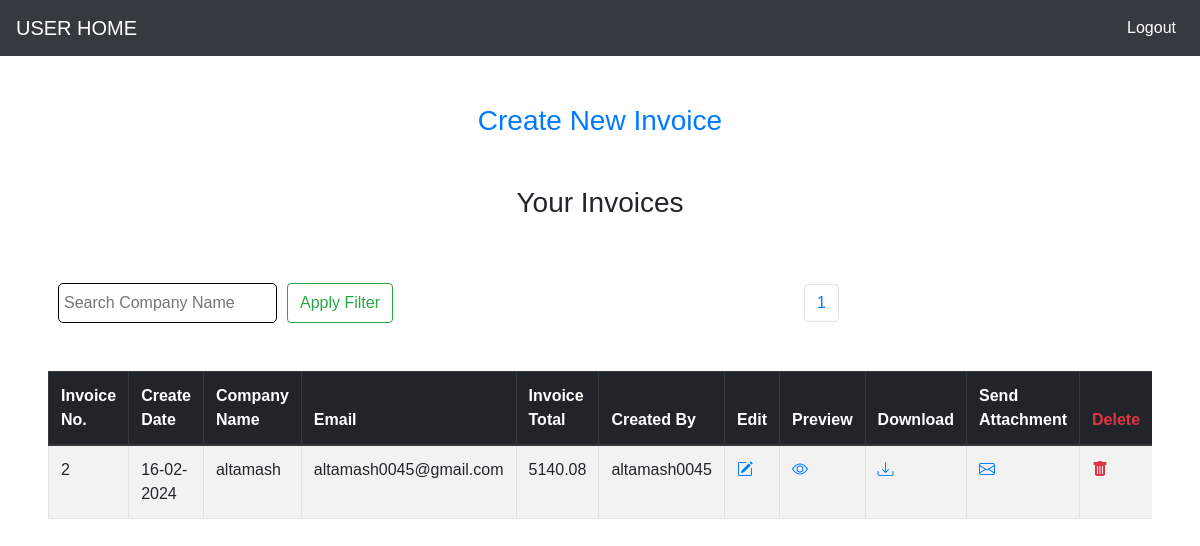
The app's page / (signed in) with its own data.
### loginreg/models.py (models this page shows, shortened)
class Invoice(models.Model):
    customer_name = models.CharField(max_length=200)
    address_line1 = models.CharField(max_length=200, null=True)
    address_line2 = models.CharField(max_length=200, null=True)
    city = models.CharField(max_length=100, null=True)
    state = models.CharField(max_length=100, null=True)
    zip_code = models.CharField(max_length=10, null=True)
    country = CountryField(default='IN')
    gst = models.DecimalField(max_digits=5, decimal_places=2, default=18.00)
    amount_paid = models.DecimalField(max_digits=20, decimal_places=2)
    amount_due = models.DecimalField(max_digits=20, decimal_places=2, editable=False, null=True)
    created_at = models.DateTimeField(auto_now_add=True)
    updated_at = models.DateTimeField(auto_now=True)
    created_by = models.ForeignKey(User, on_delete=models.SET_NULL, null=True, blank=True)
    subtotal = models.DecimalField(max_digits=20, decimal_places=2, editable=False, null=True)
    gst_rate = models.DecimalField(max_digits=20, decimal_places=2, editable=False, null=True)
    all_total = models.DecimalField(max_digits=20, decimal_places=2, editable=False, null=True)
    note = models.TextField(null=True, blank=True)
    history = HistoricalRecords(user_model=User)
    email = models.CharField(max_length=100, null=True)
    gst_no = models.CharField(max_length=50, null=True)
    hsn_no = models.CharField(max_length=50, null=True)

class User(models.Model):
    name = models.CharField(max_length=100)
    email = models.CharField(max_length=100)
    password = models.CharField(max_length=100)
    status = models.IntegerField(default=1)

### loginreg/views.py (the view, shortened to what this page needs)
# urls.py: path('', views.home, name='home'),
def home(request):
    if request.session.has_key('admin'):
        return redirect(admin)
    if request.session.has_key('login'):
        user = request.session['user']
        user_det = User.objects.get(name=user)
        invoices = Invoice.objects.filter(created_by=user_det)
        invoice_filter = InvoiceUserFilter(request.GET, queryset=invoices)
        paginator = Paginator(invoice_filter.qs, 8)
        page_number = request.GET.get('page')
        InvoiceDataFinal = paginator.get_page(page_number)
        totalpage = InvoiceDataFinal.paginator.num_pages
        context = {
            'user': user,
            'email': user_det.email,
            'id': user_det.id,
            'status': user_det.status,
            'invoices': InvoiceDataFinal,
            'filter': invoice_filter,
            'lastpage':totalpage,
            'totalPageList':[n+1 for n in range(totalpage)],
        }
        return render(request, 'loginreg/home.html', context)

### loginreg/templates/loginreg/home.html (shortened to what this page needs)
{% load static %}
<!DOCTYPE html>
<html lang="en">
<head>
    <link rel="stylesheet" href="https://maxcdn.bootstrapcdn.com/bootstrap/4.0.0/css/bootstrap.min.css">
    <link rel="stylesheet" href="https://cdn.jsdelivr.net/npm/bootstrap-icons@1.11.3/font/bootstrap-icons.min.css">
</head>
<body>
    <nav class="navbar navbar-expand-lg navbar-dark bg-dark">
        <a class="navbar-brand" href="/">USER HOME</a>
        <div class="collapse navbar-collapse" id="navbarNav">
          <ul class="navbar-nav ml-auto">
            <li class="nav-item active">
              <a class="nav-link" href="/logout">Logout <span class="sr-only">(current)</span></a>
            </li>
          </ul>
        </div>
    </nav>
    <div class="main container-fluid px-md-5 px-1">
        {% if status %}
            <div class="msg-container container my-5">
                <div class="container msg-container text-center my-3">
                    <h3 class="text-center" style="{% if status %}color: green;{% else %}color: red;{% endif %}">
                        <a href="create_invoice">Create New Invoice</a>
                    </h3>
                </div>
            </div>
            <h3 class="text-center my-3">Your Invoices</h3>
            <div class="row justify-content-between align-items-center">
                <form method="get" action="{% url 'home' %}" id="serch-invoice" class="d-flex justify-content-start my-5 col-md-7" autocomplete="off">
                    {{filter.form}}
                    <button class="btn btn-outline-success my-2 my-sm-0" type="submit">Apply Filter</button>
                </form>
                <nav class="col-md-4 my-5" aria-label="...">
                    <ul class="pagination m-0">
                        {% for n in totalPageList %}
                            <li class="page-item"><a class="page-link" href="?page={{n}}">{{n}}</a></li>
                        {% endfor %}
                    </ul>
                </nav>
            </div>
            <div class="table-responsive">
                <table class="table table-striped table-bordered table-hover mb-5">
                    <thead class="thead-dark">
                        <tr>
                            <th>Invoice No.</th>
                            <th>Create Date</th>
                            <th>Company Name</th>
                            <th>Email</th>
                            <th>Invoice Total</th>
                            <th>Created By</th>
                            <th>Edit</th>
                            <th>Preview</th>
                            <th>Download</th>
                            <th>Send Attachment</th>
                            <th class="text-danger">Delete</th>
                        </tr>
                    </thead>
                    <tbody>
                        {% for invoice in invoices %}
                            <tr>
                                <td>{{ invoice.id }}</td>
                                <td>{{ invoice.created_at|date:"d-m-Y" }}</td>
                                <td>{{ invoice.customer_name }}</td>
                                <td>{{ invoice.email }}</td>
                                <td>{{ invoice.all_total }}</td>
                                <td>{{ invoice.created_by.name }}</td>
                                <td><a href="{% url 'update_invoice' invoice.id %}" class="text-decoration-none"><i class="bi bi-pencil-square text-primary"></i></a></td>
                                <td><a href="{% url 'pdf_view' invoice.id %}?preview=true" class="text-decoration-none" target=_blank><i class="bi bi-eye text-primary"></i></a></td>
                                <td><a href="{% url 'pdf_view' invoice.id %}?download=true" class="text-decoration-none"><i class="bi bi-download text-primary"></i></a></td>
                                <td><a href="{% url 'send_email' invoice.id %}?send_email=true" class="text-decoration-none"><i class="bi bi-envelope text-primary"></i></a></td>
                                <td><a href="{% url 'delete_invoice' invoice.id %}" class="text-decoration-none text-danger"><i class="bi bi-trash-fill"></i></a></td>
                            </tr>
                        {% endfor %}
                    </tbody>
                </table>
            </div>
        {% else %}
            <h3 class="text-danger m-5">You are an Inactive User! Wait for ADMIN for making you active</h3>
        {% endif %}
    </div>
</body>
</html>

### loginreg/templates/loginreg/home.html (style rules this page uses)
body { font-family: 'Poppins', sans-serif; }
#serch-invoice input { height: 40px; margin: 0px 10px; padding: 0px 5px; border-radius: 5px; border: 1px solid black; }

### records on screen
Invoice: id "2", created_at "16-02-2024", customer_name "altamash", email "altamash0045@gmail.com", all_total "5140.08", created_by.name "altamash0045"

### other values on screen
{{ n }} "1"
